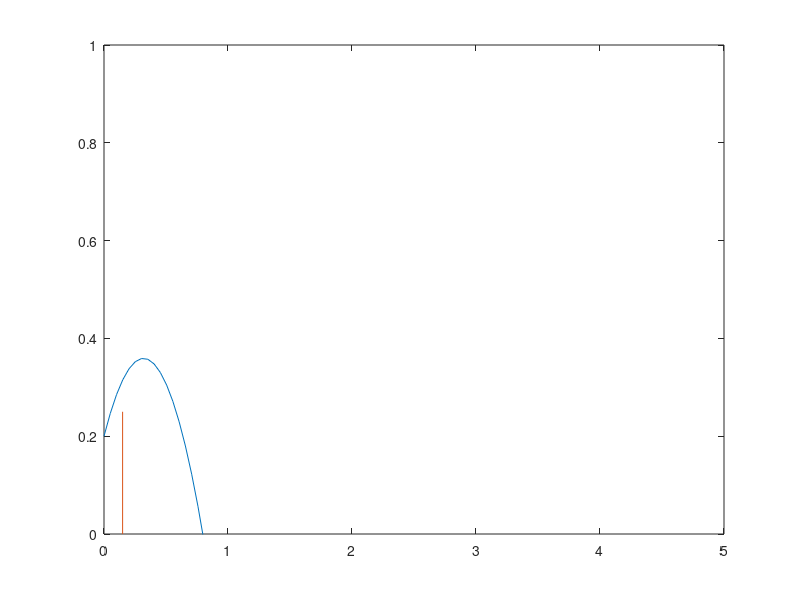

MATLAB code for this plot:
m_bottle = 0.013; % kg
d_throw  = 5;   % meters
g = -9.81;
V_max = 2.5;
theta = pi/4;

X_0 = [0 0.2]';
V_0 = [V_max*cos(theta) V_max*sin(theta)]';
A_0 = [0 g/2]';
X = [];

for t = linspace(0, d_throw/V_0(1))
    X = [X A_0*t^2+V_0*t+X_0];
end

figure(1)

hold off
plot(X(1,:), X(2,:))
hold on
plot([0.15 0.15], [0 0.25])
ylim([0 1])

%% Kinematics

L1 = 0.25;
M1 = 0.5;

L2 = 0.37;
M2 = 0.4;

L3 = 0.37;
M3 = 0.3;

L4 = 0.1;
M4 = 0.3;

